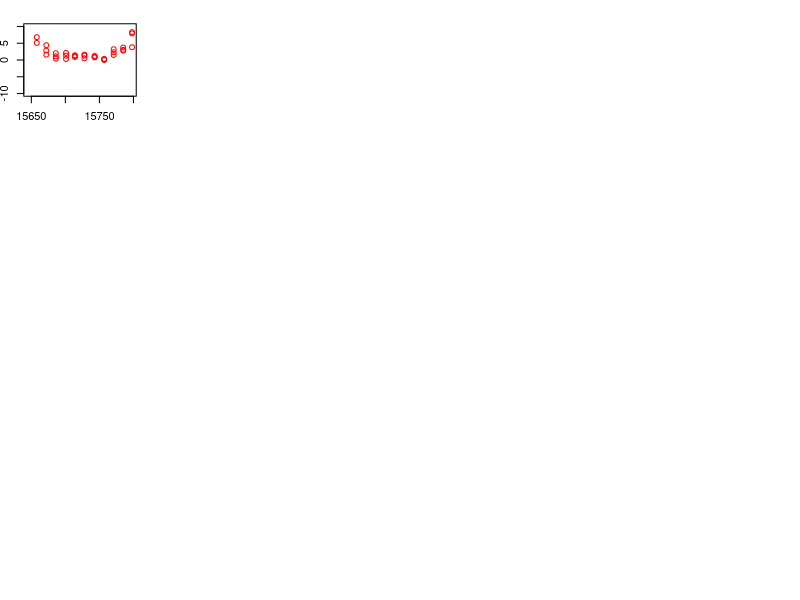

This figure's R source: (Note: this script raises an error after producing the figure.)
# Started January 30th, 2022
# Simulate change in hardiness cold hardiness as a function of average air temperature")

# housekeeping
rm(list=ls()) 
options(stringsAsFactors = FALSE)

# adding space for second axis
par(mfrow = c(5,5), mar=c(1.5,1.5,1.5,1.5) + 0.3)

# import data
data = read.csv("../data/model_inputs.csv")

# make datetime into a datetime object
data$datetime = strptime(data$datetime, format = "%Y-%m-%d")

# make julian day 
data$julian = julian(data$datetime)

# focus on one variety first - with most samples... Merlot
merlot = data[data$variety == "Merlot",]

# 7 seasons of data
n_seasons = unique(merlot$season)

# plot the hardiness in a season
for (season in n_seasons){
  merlot_season = merlot[merlot$season == season,]
  plot(hardiness_delta_abs ~ julian, data = merlot_season, ylim = c(-10, 10), col = "red")
  par(new = TRUE)
  plot(param_tmax ~ julian, data = merlot_season, axes = FALSE, col = "green")
  axis(side = 4, at = pretty(range(merlot$param_tmax)))
}
